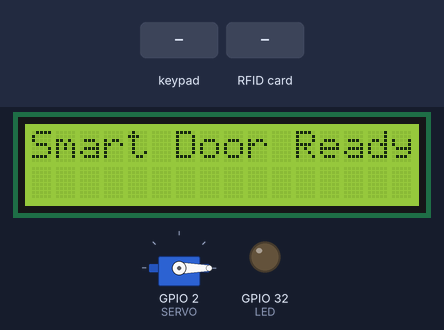
A sketch run on a simulated ESP32. Shown: servo, 16×2 character LCD, output pins drawn as LEDs (lit = HIGH). Inputs (shaded band) come from the test bench. WiFi joins after 1.5 s; servers stay silent unless stated; network time is answered at once with the bench clock; uploads are accepted with an empty reply; the local clock reads 2024-03-15 10:24:30 at power-on unless the sketch sets it; what the sketch prints to the serial monitor is not drawn.

Above: at 6.3 s.
6.4 s: key '#' pressed
At 7.2 s:
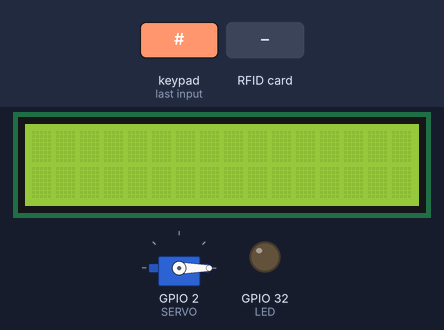
8.3 s: keypad keys 2 7 1 3 5 4 # pressed 0.4 s apart
At 11.8 s:
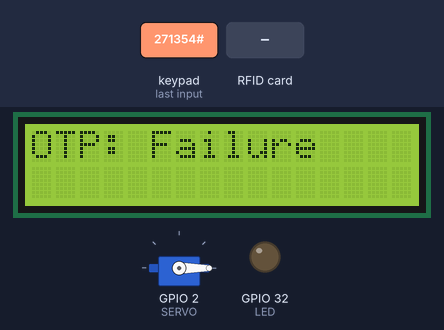
12.6 s: RFID card 5E 7A 19 C4 held to the reader
At 13.5 s:
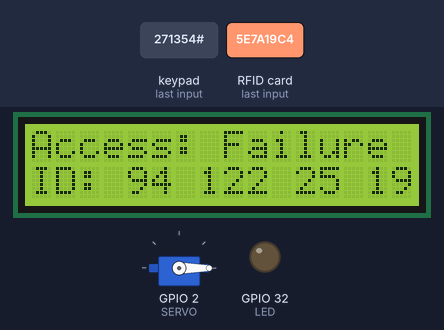
14.3 s: keypad keys 3 3 2 5 2 6 1 4 # pressed 0.4 s apart
At 17.4 s:
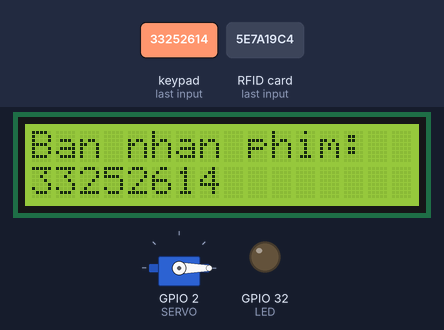
Timing chart, 0 to 18.9 s (numbered marks = the images above; inputs shaded):
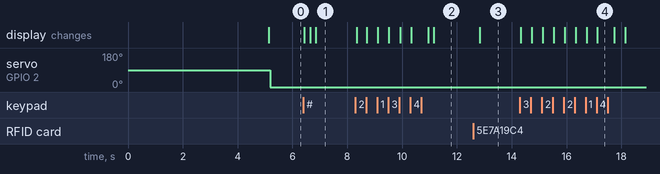

The sketch:

test.ino
```cpp
#include <SPI.h>
#include <MFRC522.h>
#include <WiFi.h>
#include <HTTPClient.h>
#include <NTPClient.h>
#include <WiFiUdp.h>
#include <Wire.h>
#include <LiquidCrystal_I2C.h>
#include <Keypad.h>
#include <ESP32Servo.h>


// Khởi tạo LCD1602 với địa chỉ I2C (thường là 0x27 hoặc 0x3F)
LiquidCrystal_I2C lcd(0x27, 16, 2);

// Định nghĩa các hàng và cột của bàn phím 4x4
const byte ROW_NUM = 4;
const byte COLUMN_NUM = 4;
char keys[ROW_NUM][COLUMN_NUM] = {
  {'1', '2', '3', 'A'},
  {'4', '5', '6', 'B'},
  {'7', '8', '9', 'C'},
  {'*', '0', '#', 'D'}
};
byte pin_rows[ROW_NUM] = {33, 25, 26, 14}; // Chân hàng của bàn phím
byte pin_column[COLUMN_NUM] = {27, 13, 5, 4}; // Chân cột của bàn phím

Keypad keypad = Keypad(makeKeymap(keys), pin_rows, pin_column, ROW_NUM, COLUMN_NUM);

// Chân kết nối RC522
#define SS_PIN 12
#define RST_PIN 15

MFRC522 rfid(SS_PIN, RST_PIN); // Instance of the class

const char* ssid = "phamtuu"; // Thay đổi với SSID của bạn
const char* password = "123456789"; // Thay đổi với mật khẩu WiFi của bạn

// const char* serverUrl = "http://192.168.226.239:3000/log_access"; // Địa chỉ IP máy chủ
// const char* serverUrlpass = "http://192.168.226.239:3000/checkpass"; // Địa chỉ IP máy chủ

const char* serverUrl = "http://192.168.83.239:3000/log_access"; // Địa chỉ IP máy chủ

const char* serverUrlpass = "http://192.168.83.239:5000/check_pass"; // Địa chỉ IP máy chủ
const char* serverUrlCheckOTP = "http://192.168.83.239:5000/verify-otp";
const char* sendEmailUrl = "http://192.168.83.239:5000/send-email";
const char* otpServerUrl = "http://192.168.83.239:5000/generate-otp";

int cntFailed  = 0 ;
String inputString = "";

WiFiUDP udp; // Tạo đối tượng UDP
NTPClient timeClient(udp, "pool.ntp.org", 7 * 3600, 60000); // Cấu hình NTP Client (UTC+7)

// Định nghĩa chân servo và khởi tạo đối tượng Servo
#define SERVO 2
Servo doorServo;

// Định nghĩa chân LED
int LED = 32;


float previousTemperature = NAN;

// Server for facial recognition  nhan dien mat  mo cua
WiFiServer server(80);
bool openCommandReceived = false;
unsigned long openStartTime = 0;
const unsigned long openDuration = 5000;


void setup() {
    Serial.begin(115200);
    SPI.begin(); // (SCK, MISO, MOSI, SS)
    rfid.PCD_Init(); // Init MFRC522
    WiFi.begin(ssid, password); // Kết nối WiFi

    doorServo.attach(SERVO);

     // Khởi tạo chân LED
    pinMode(LED, OUTPUT);

    digitalWrite(LED, LOW); // Tắt đèn LED lúc bắt đầu


    while (WiFi.status() != WL_CONNECTED) {
        delay(5000);
        Serial.println("Connecting to WiFi...");
    }

    Serial.println("Connected to WiFi");

     // In địa chỉ IP của ESP32
    Serial.print("ESP32 IP Address v2: ");
    Serial.println(WiFi.localIP()); // In địa chỉ IP ra Serial Monitor

    server.begin();
    timeClient.begin(); // Bắt đầu NTP client

    lcd.init(); // Khởi động LCD
    lcd.backlight(); // Bật đèn nền LCD
    lcd.setCursor(0, 0);
    lcd.print("Smart Door Ready");


}

void loop() {
    timeClient.update(); // Cập nhật thời gian từ NTP
    if (rfid.PICC_IsNewCardPresent()) {
        Serial.println("Card present."); // Thêm dòng này để kiểm tra
        readRFID();
    }


    char key = keypad.getKey();
      if (key) {
        if(inputString == ""){
          lcd.clear();
        }
        lcd.setCursor(0, 0);
        lcd.print("Ban nhan phim:");

        // Thêm phím vào chuỗi nhập vào
        if (key >= '0' && key <= '9') {
          lcd.setCursor(0, 1);
          inputString += key; // Chỉ thêm nếu là số
           lcd.print(inputString);
          for (int i = 0; i < inputString.length(); i++) {
            // lcd.print("*");
          }
        } else if (key == '#') {
            checkpass(inputString); // Gọi hàm check
            checkOTP(inputString);
            inputString = ""; // Reset chuỗi nhập vào sau khi kiểm tra
        } else if (key == '*') {
          inputString = "";
          lcd.clear();
        }
      }
      checkFacialRecognition();

      if (openCommandReceived && (millis() - openStartTime < openDuration)) {
        doorServo.write(90); // Open door
          digitalWrite(LED, HIGH); // Bật đèn LED khi cửa mở
      } else {
        doorServo.write(0); // Close door
         digitalWrite(LED, LOW); // Tắt đèn LED khi cửa đóng
         if (openCommandReceived){
          lcd.clear();
          lcd.print("close door");
         }
        openCommandReceived = false;
      }

  }
void readRFID() {
    Serial.println("Waiting for RFID card...");
    rfid.PICC_ReadCardSerial();

    String uidString = "";
    for (byte i = 0; i < rfid.uid.size; i++) {
        uidString += String(rfid.uid.uidByte[i]) + (i < rfid.uid.size - 1 ? " " : "");
    }

    Serial.println("Scanned UID: " + uidString);

    // Gửi dữ liệu lên server
    sendToServer(uidString);

    // Halt PICC
    rfid.PICC_HaltA();
    rfid.PCD_StopCrypto1();

}
void checkpass(String keyword) {
    WiFiClient client;  // Tạo một đối tượng WiFiClient
    HTTPClient http;    // Tạo một đối tượng HTTPClient
    http.begin(client, serverUrlpass); // Bắt đầu HTTP request với WiFiClient
    Serial.println(keyword);
    http.addHeader("Content-Type", "application/json"); // Đặt tiêu đề
    String payload = "{\"keyword\":\"" + keyword + "\"}"; // Tạo payload JSON
    int httpResponseCode = http.POST(payload); // Gửi dữ liệu

    if (httpResponseCode > 0) {
        String response = http.getString(); // Nhận phản hồi từ server
        Serial.println(httpResponseCode); // In ra mã phản hồi
        Serial.println(response); // In ra nội dung phản hồi

        // Hiển thị trên LCD
        lcd.clear();
        lcd.setCursor(0, 0);

        if (response.indexOf("\"doorStatus\":1") > -1) {
                lcd.print("Open : Success");
                 doorServo.write(90); // Mở cửa (90 độ)
                  digitalWrite(LED, HIGH); // Bật đèn LED khi cửa mở
                  Serial.println("LED ON");
                delay(5000); // Giữ cửa mở trong 5 giây
                doorServo.write(0); // Đóng cửa
                digitalWrite(LED, LOW); // Tắt đèn LED khi cửa đóng
                lcd.clear();
                lcd.print("close door");
                cntFailed = 0;

            } else {
                lcd.print("Access: Failure");
                cntFailed = cntFailed + 1;
                if (cntFailed >= 3){
                  cntFailed = 0;
                  sendEmail();
                }
            }
    } else {
        Serial.print("Error on sending POST: ");
        Serial.println(httpResponseCode);
        lcd.clear();
        lcd.setCursor(0, 0);
        lcd.print("Connection Error");
    }
}

void checkOTP(String otpCode) {
    WiFiClient client;  // Tạo một đối tượng WiFiClient
    HTTPClient http;    // Tạo một đối tượng HTTPClient
    http.begin(client, serverUrlCheckOTP); // URL của API /verify-otp

    http.addHeader("Content-Type", "application/json"); // Đặt tiêu đề
    String payload = "{\"otp\":\"" + otpCode + "\"}"; // Tạo payload JSON

    int httpResponseCode = http.POST(payload); // Gửi yêu cầu POST

    if (httpResponseCode > 0) {
        String response = http.getString(); // Nhận phản hồi từ server
        Serial.println(httpResponseCode); // In mã phản hồi
        Serial.println(response); // In nội dung phản hồi

        // Hiển thị trên LCD
        lcd.clear();
        lcd.setCursor(0, 0);
        if (response.indexOf("\"doorStatus\":1") > -1) {
            lcd.print("OTP: Success");
            doorServo.write(90); // Mở cửa
            digitalWrite(LED, HIGH); // Bật đèn LED khi cửa mở
            delay(5000); // Giữ cửa mở trong 5 giây
            doorServo.write(0); // Đóng cửa
            digitalWrite(LED, LOW); // Tắt đèn LED khi cửa đóng
            lcd.clear();
            lcd.print("close door");
        } else {
          if (otpCode.length() == 6){
            lcd.print("OTP: Failure");
          }
        }
    } else {
        Serial.print("Error on sending POST: ");
        Serial.println(httpResponseCode);
        lcd.clear();
        lcd.setCursor(0, 0);
        lcd.print("Connection Error");
    }
    http.end(); // Kết thúc HTTP request
}


void sendEmail() {
    WiFiClient client;  // Tạo một đối tượng WiFiClient
    HTTPClient http;    // Tạo một đối tượng HTTPClient
    http.begin(client, sendEmailUrl); // URL của API /verify-otp

    http.addHeader("Content-Type", "application/json"); // Đặt tiêu đề

    int httpResponseCode = http.POST(""); // Gửi yêu cầu POST

       if (httpResponseCode > 0) {
            String response = http.getString();  // Nhận phản hồi từ server
            Serial.println("Mail thanh cong:");
            Serial.println("Phản hồi từ server:");
            Serial.println(response);
        } else {
            Serial.println("Mail that bai:");
            Serial.print("Lỗi gửi yêu cầu POST. Mã lỗi: ");
            Serial.println(httpResponseCode);
        }

    http.end(); // Kết thúc HTTP request
}

void checkFacialRecognition() {
    WiFiClient client = server.available();
    if (client) {
        Serial.println("Nhận khuôn mặt thành công");
        while (client.connected()) {
            if (client.available()) {
                String command = client.readStringUntil('\n');
                command.trim();
                Serial.println(command);
                if (command == "open") {
                    lcd.clear();
                    lcd.print("Open : Success");
                    openCommandReceived = true;
                    openStartTime = millis();
                }
                if (command == "host") {
                    lcd.clear();
                    lcd.print("HOST bat nhac");
                    digitalWrite(LED, HIGH); // Bật đèn LED khi chu nha
                    delay(20000); // bat den 20s
                    digitalWrite(LED, LOW); // Tắt đèn LED khi het 10s
                    lcd.clear();
                    lcd.print("close door");
                }
            }
        }
        client.stop();
        Serial.println("Client disconnected");
    }
}

void sendToServer(String uid) {
    if (WiFi.status() == WL_CONNECTED) {
        WiFiClient client;  // Tạo một đối tượng WiFiClient
        HTTPClient http;    // Tạo một đối tượng HTTPClient
        http.begin(client, serverUrl); // Bắt đầu HTTP request với WiFiClient

        http.addHeader("Content-Type", "application/json"); // Đặt tiêu đề

        // Tạo dữ liệu JSON
        String timeString = timeClient.getFormattedTime(); // Lấy thời gian từ NTP
        String jsonData = "{\"userID\":\"" + uid + "\", \"time\":\"" + timeString + "\"}";

        int httpResponseCode = http.POST(jsonData); // Gửi dữ liệu

        if (httpResponseCode > 0) {
            String response = http.getString(); // Nhận phản hồi từ server
            Serial.println(httpResponseCode); // In ra mã phản hồi
            Serial.println(response); // In ra nội dung phản hồi

            // Hiển thị trên LCD
            lcd.clear();
            lcd.setCursor(0, 0);

            if (response.indexOf("\"doorStatus\":1") > -1) {
                lcd.print("Open : Success");
                 doorServo.write(90); // Mở cửa
                 digitalWrite(LED, HIGH); // Bật đèn LED khi cửa mở
                 Serial.println("LED ON");
                delay(5000); // Giữ cửa mở trong 5 giây
                doorServo.write(0); // Đóng cửa
                digitalWrite(LED, LOW); // Tắt đèn LED khi cửa đóng
                lcd.clear();
                lcd.print("close door");

            } else {
                lcd.print("Access: Failure");
            }
            lcd.setCursor(0, 1);
            lcd.print("ID: ");
            lcd.print(uid);
        } else {
            Serial.print("Error on sending POST: ");
            Serial.println(httpResponseCode);
            lcd.clear();
            lcd.setCursor(0, 0);
            lcd.print("Connection Error");
        }

        http.end(); // Kết thúc HTTP request
    } else {
        Serial.println("WiFi Disconnected");
        lcd.clear();
        lcd.setCursor(0, 0);
        lcd.print("WiFi Disconnected");
    }
}
```

Measured:
- after the input at 6.4 s, the display: first changes at once (image 1 shows a later state)
- after the input at 8.3 s, the display: first changes at once (image 2 shows a later state)
- after the input at 12.6 s, the display: changes after 0.24 s (image 3)
- after the input at 14.3 s, the display: first changes at once (image 4 shows a later state)
